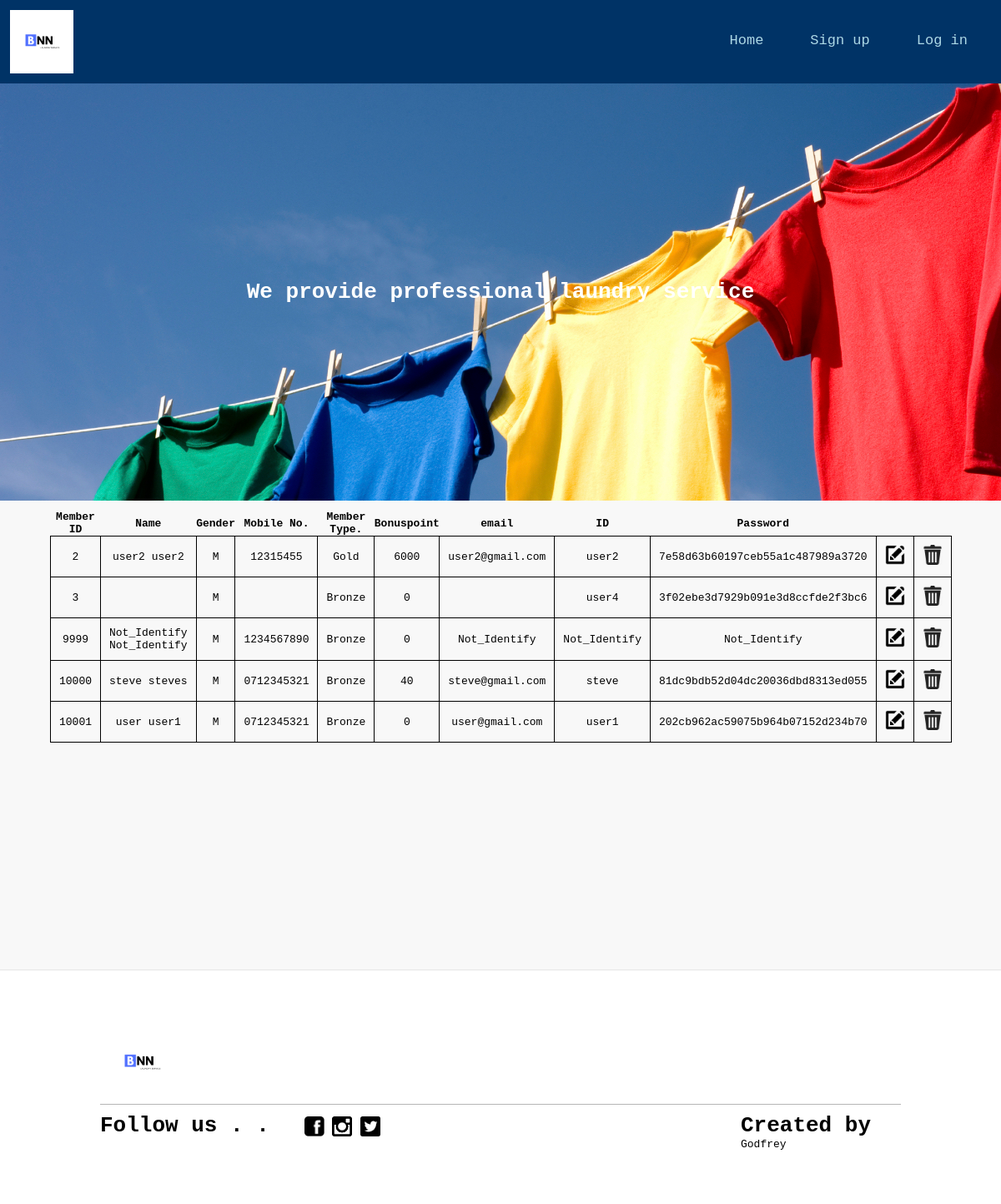
The page /membermanagement.php on the database its author committed.
### tables this page shows
CREATE TABLE `member` (
  `memberId` int(15) NOT NULL,
  `firstName` varchar(45) NOT NULL,
  `lastName` varchar(45) NOT NULL,
  `mobileNo` varchar(10) NOT NULL,
  `address` varchar(45) NOT NULL,
  `memberTypeId` int(1) NOT NULL,
  `bonusPoint` int(5) NOT NULL,
  `email` varchar(45) NOT NULL,
  `memberUserId` varchar(45) NOT NULL,
  `password` varchar(45) NOT NULL,
  `gender` enum('M','F') NOT NULL
);

CREATE TABLE `m_type` (
  `m_TypeId` int(1) NOT NULL,
  `m_TypeName` varchar(10) DEFAULT NULL
);

### membermanagement.php (the view, shortened to what this page needs)
<?php 	require_once('connect.php'); ?>
<!DOCTYPE html>
<html>
  <head>
    <link rel="stylesheet" type="text/css" href="stylesbackup1.css">
  </head>
  <div class="header">
    <div class="logoWrapper">
      <img class="logo" src="BNN.png" border="0" />
      <div class="topnav">
        <a href="staffsignin.php">Log in</a>
        <a href="staffregister.php">Sign up</a>
        <a href="management.php">Home</a>
      </div>
    </div>
    <div class="motto">
      <h1>We provide professional laundry service</h1>
    </div>
  </div>
  <body>
    <div class="row">
    <div class="content">
      <div class="boxWrapper">
        <div class="">
          <table>
                  <col width="5%">
                  <col width="15%">
                  <col width="5%">
                  <col width="10%">
                  <col width="10%">
                  <col width="5%">
                  <col width="10%">
                  <col width="10%">
                  <col width="10%">
                  <tr>
                      <th>Member ID</th>
                      <th>Name</th>
                      <th>Gender</th>
                      <th>Mobile No.</th>
                      <th>Member Type.</th>
                      <th>Bonuspoint</th>
                      <th>email</th>
                      <th>ID</th>
                      <th>Password</th>
                  </tr>
  		 <?php
  				 	$q="SELECT *,m_TypeName FROM `member`,m_type WHERE `memberTypeId` = m_TypeId";
  					$result=$mysqli->query($q);
  				 while($row=$result->fetch_array()){ ?>
                   <tr>
                      <td><?=$row['memberId']?></td>
                      <td><?=$row['firstName']?> <?=$row['lastName']?></td>
                      <td><?=$row['gender']?></td>
                      <td><?=$row['mobileNo']?></td>
                      <td><?=$row['m_TypeName']?></td>
                      <td><?=$row['bonusPoint']?></td>
                      <td><?=$row['email']?></td>
                      <td><?=$row['memberUserId']?></td>
                      <td><?=$row['password']?></td>
                      <td><a href='modmemberinfo.php?userid=<?=$row['memberId']?>'> <img src="modify.png" width="24" height="24"></a></td>
                      <td><a href='delmemberinfo.php?userid=<?=$row['memberId']?>'> <img src="delete.png" width="24" height="24"></a></td>
                  </tr>
  				<?php } ?>
              </table>
        </div>
      </div>
    </div>
  </div>
  <footer>
    <div class="footerContent">
      <div class="logoWrapper">
        <img class="logo" src="BNN.png" border="0" />
      </div>
      <div class="leftFooter">
        <h1 id="followUs">Follow us . . </h1>
        <div class="iconWrapper">
          <a href="https://www.facebook.com/">
            <img class="socialIcon" src="facebook.png" border="0" />
          </a>
          <a href="https://www.instagram.com/">
            <img class="socialIcon" src="ig.png" border="0" />
          </a>
          <a href="https://twitter.com/">
            <img class="socialIcon" src="twitter.png" border="0" />
          </a>
        </div>
      </div>
      <div class="rightFooter">
        <div class="memberCredit">
          <h1>Created by</h1>
        </div>
        <div class="nameList">
          <ul id="name">
            <li>Godfrey</li>
          </ul>
        </div>
      </div>
    </div>
  </footer>
  </body>
</html>

### stylesbackup1.css (style rules this page uses)
* { font-family: monospace; margin:0; padding:0; box-sizing:border-box; }
a { text-decoration: none; }
.topnav { overflow: hidden; }
.topnav a { margin-right: 2%; float: right; color: lightblue; text-align: center; vertical-align: middle; line-height: 70px; padding: 14px 16px; text-decoration: none; font-size: 17px; }
.logoWrapper { height: 100px; position: relative; }
.logo { padding: 1%; margin: 0; position: absolute; height: 100px; width: 100px; }
.motto { height: 500px; color: white; font-weight: bold; text-align: center; vertical-align: center; font-family:monospace; line-height: 500px; background-image: url("bg.jpeg"); background-size:auto; }
.header { background-color: #003366; }
.row:after { content: ""; display: table; clear: both; }
.row { background-color: rgba(239,239,239,0.45); }
.content { float: left; width: 100%; margin-top: 1%; }
.boxWrapper { padding-left: 5%; padding-right: 5%; width: 100%; height: 550px; }
footer { background: width: 100%; }
.leftFooter { padding-top: 1%; border-top: 1px solid rgba(10,10,10,0.3); float: left; width: 50%; }
.rightFooter { padding-top: 1%; border-top: 1px solid rgba(10,10,10,0.3); float: left; width: 50%; }
.socialIcon { float: left; height: 10%; width: 10%; margin: 2%; }
.footerContent { width: 100%; padding: 10%; padding-top: 5%; border-top: 1px solid rgba(10,10,10,0.1); }
#followUs { float: left; width: 50%; }
.memberCredit { padding-left: 60%; }
.nameList { padding-left: 60%; }
#name { list-style-type: none; }
.iconWrapper { float: left; width: 50%; }
tr { text-align: center; }
td { border: 1px solid black; padding: 10px; }
table { border-collapse: collapse; width: 100%; }

### rows shown on the page
member: memberId "2", firstName "user2", lastName "user2", gender "M", mobileNo "12315455", m_type.m_TypeName "Gold", bonusPoint "6000", email "user2@gmail.com", memberUserId "user2", password "7e58d63b60197ceb55a1c487989a3720"
member: memberId "3", gender "M", m_type.m_TypeName "Bronze", bonusPoint "0", memberUserId "user4", password "3f02ebe3d7929b091e3d8ccfde2f3bc6"
member: memberId "9999", firstName "Not_Identify", lastName "Not_Identify", gender "M", mobileNo "1234567890", m_type.m_TypeName "Bronze", bonusPoint "0", email "Not_Identify", memberUserId "Not_Identify", password "Not_Identify"
member: memberId "10000", firstName "steve", lastName "steves", gender "M", mobileNo "0712345321", m_type.m_TypeName "Bronze", bonusPoint "40", email "steve@gmail.com", memberUserId "steve", password "81dc9bdb52d04dc20036dbd8313ed055"
member: memberId "10001", firstName "user", lastName "user1", gender "M", mobileNo "0712345321", m_type.m_TypeName "Bronze", bonusPoint "0", email "user@gmail.com", memberUserId "user1", password "202cb962ac59075b964b07152d234b70"
